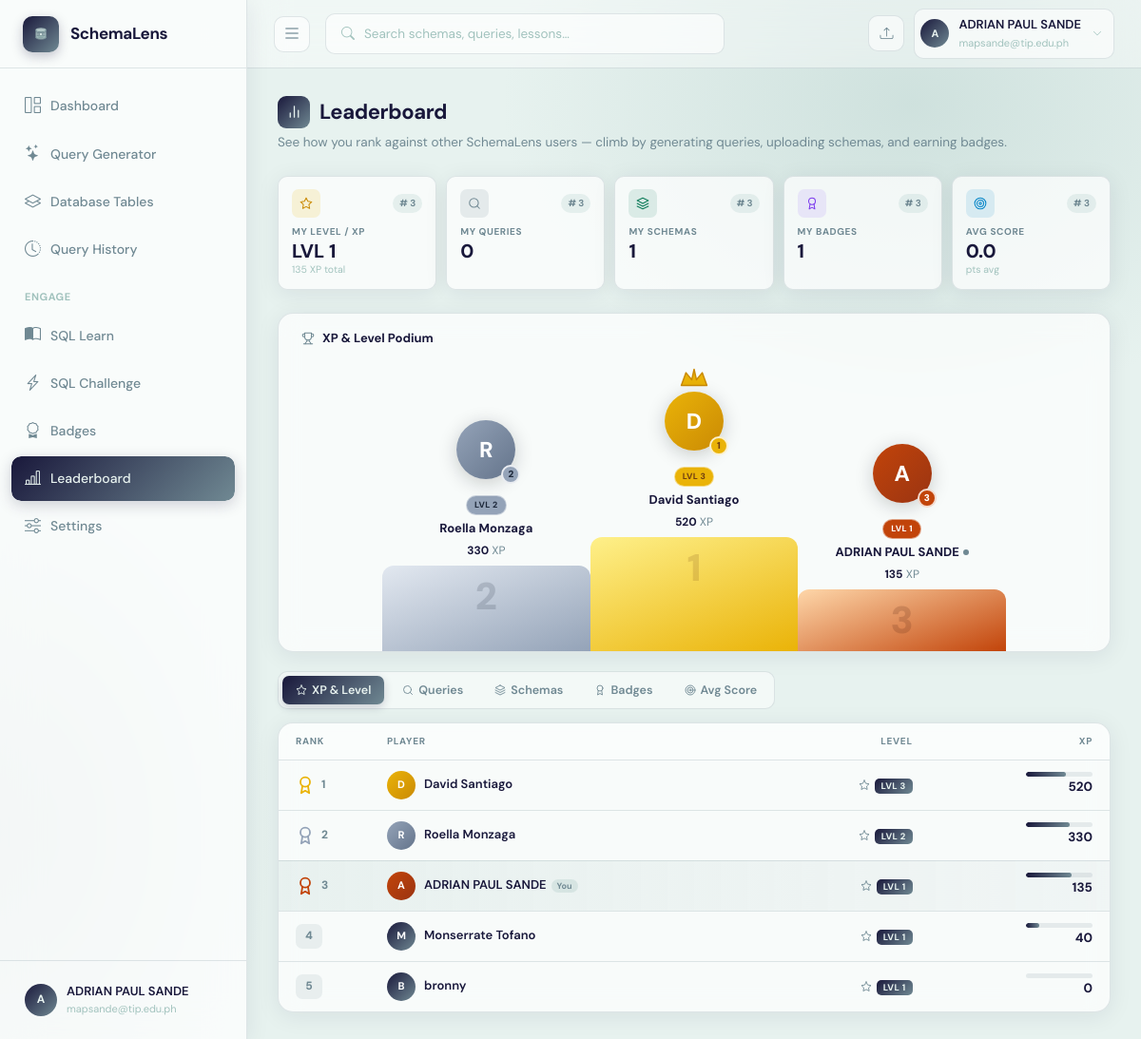
/leaderboard (signed in), run on the app's committed database.
### app.py (models this page shows)
class User(UserMixin, db.Model):
    __tablename__ = "users"
    id           = db.Column(db.Integer, primary_key=True)
    name         = db.Column(db.String(120), nullable=False)
    email        = db.Column(db.String(200), unique=True, nullable=False)
    password     = db.Column(db.String(256), nullable=False)
    company      = db.Column(db.String(120), default="")
    role         = db.Column(db.String(80), default="")
    gemini_key   = db.Column(db.String(256), default="")
    last_active   = db.Column(db.DateTime, nullable=True)
    streak_days  = db.Column(db.Integer, default=0)
    created_at   = db.Column(db.DateTime, default=datetime.datetime.utcnow)
    agreement_accepted = db.Column(db.Boolean, default=False)
    agreement_accepted_at = db.Column(db.DateTime, nullable=True)
    schemas      = db.relationship("SchemaUpload", backref="owner", lazy=True,
                                   cascade="all, delete-orphan")
    queries      = db.relationship("QueryHistory", backref="owner", lazy=True,
                                   cascade="all, delete-orphan")
    badges       = db.relationship("UserBadge", backref="user", lazy=True,
                                   cascade="all, delete-orphan")
    challenges   = db.relationship("ChallengeAttempt", backref="user", lazy=True,
                                   cascade="all, delete-orphan")

### app.py (the view)
@app.route("/leaderboard")
@login_required
def leaderboard():
    from sqlalchemy import func
    all_users = User.query.all()
    def user_stats(u):
        qc = QueryHistory.query.filter_by(user_id=u.id).count()
        sc = SchemaUpload.query.filter_by(user_id=u.id).count()
        bc = UserBadge.query.filter_by(user_id=u.id).count()
        attempts = ChallengeAttempt.query.filter_by(user_id=u.id).all()
        cc = len(attempts)
        scores = [a.score for a in attempts if a.score is not None]
        avg_score = round(sum(scores) / len(scores), 1) if scores else 0
        best_score = max(scores) if scores else 0
        streak = getattr(u, 'streak_days', 0) or 0
        xp = (bc * 100) + (qc * 5) + (sc * 20) + (cc * 15) + (streak * 10)
        level = max(1, xp // 200 + 1)
        return {
            "id": u.id, "name": u.name,
            "query_count": qc, "schema_count": sc,
            "badge_count": bc, "challenge_count": cc,
            "avg_score": avg_score, "best_score": best_score,
            "streak": streak, "xp": xp, "level": level,
        }
    all_stats = [user_stats(u) for u in all_users]
    top_xp      = sorted(all_stats, key=lambda r: r["xp"],          reverse=True)[:10]
    top_queries = sorted([r for r in all_stats if r["query_count"]  > 0], key=lambda r: r["query_count"],  reverse=True)[:10]
    top_schemas = sorted([r for r in all_stats if r["schema_count"] > 0], key=lambda r: r["schema_count"], reverse=True)[:10]
    top_badges  = sorted([r for r in all_stats if r["badge_count"]  > 0], key=lambda r: r["badge_count"],  reverse=True)[:10]
    top_scores  = sorted([r for r in all_stats if r["avg_score"]    > 0], key=lambda r: r["avg_score"],    reverse=True)[:10]
    me = next((r for r in all_stats if r["id"] == current_user.id), None)
    if me is None:
        me = user_stats(current_user)
    def my_rank(board):
        for i, r in enumerate(board):
            if r["id"] == current_user.id:
                return i + 1
        uid = current_user.id
        if board and "xp" in board[0]:
            full = sorted(all_stats, key=lambda r: r["xp"], reverse=True)
        elif board and "query_count" in board[0]:
            full = sorted(all_stats, key=lambda r: r["query_count"], reverse=True)
        elif board and "schema_count" in board[0]:
            full = sorted(all_stats, key=lambda r: r["schema_count"], reverse=True)
        elif board and "badge_count" in board[0]:
            full = sorted(all_stats, key=lambda r: r["badge_count"], reverse=True)
        else:
            full = sorted(all_stats, key=lambda r: r["avg_score"], reverse=True)
        for i, r in enumerate(full):
            if r["id"] == uid:
                return i + 1
        return None
    return render_template(
        "leaderboard.html",
        top_xp=top_xp,
        top_queries=top_queries,
        top_schemas=top_schemas,
        top_badges=top_badges,
        top_scores=top_scores,
        me=me,
        xp_rank=my_rank(top_xp),
        query_rank=my_rank(top_queries),
        schema_rank=my_rank(top_schemas),
        badge_rank=my_rank(top_badges),
        score_rank=my_rank(top_scores),
    )

### app.py (called while the page is built)
@login_manager.user_loader
def load_user(user_id):
    return db.session.get(User, int(user_id))

### templates/leaderboard.html (shortened to what this page needs)
{% extends "base.html" %}
{% block content %}
{% macro medal(rank) %}
{% if rank==1 %}<svg class="medal-ico" viewBox="0 0 24 24" fill="none" stroke="#eab308" stroke-width="2.2" stroke-linecap="round" stroke-linejoin="round"><circle cx="12" cy="8" r="6"/><path d="M15.477 12.89 17 22l-5-3-5 3 1.523-9.11"/></svg>
{% elif rank==2 %}<svg class="medal-ico" viewBox="0 0 24 24" fill="none" stroke="#94a3b8" stroke-width="2.2" stroke-linecap="round" stroke-linejoin="round"><circle cx="12" cy="8" r="6"/><path d="M15.477 12.89 17 22l-5-3-5 3 1.523-9.11"/></svg>
{% elif rank==3 %}<svg class="medal-ico" viewBox="0 0 24 24" fill="none" stroke="#c2440a" stroke-width="2.2" stroke-linecap="round" stroke-linejoin="round"><circle cx="12" cy="8" r="6"/><path d="M15.477 12.89 17 22l-5-3-5 3 1.523-9.11"/></svg>
{% endif %}
{% endmacro %}
{% macro av_class(rank, is_me) %}{{ 'av-gold' if rank==1 else ('av-silver' if rank==2 else ('av-bronze' if rank==3 else ('av-me' if is_me else 'av-default'))) }}{% endmacro %}
{% macro lb_table(rows, val_key, val_label, icon_name, extra_col=None, extra_key=None, extra_icon=None) %}
<div class="lb-card">
  {% if rows %}
  <table class="lb-table">
    <thead>
      <tr>
        <th style="width:72px">Rank</th>
        <th>Player</th>
        {% if extra_col %}<th class="th-r">{{ extra_col }}</th>{% endif %}
        <th class="th-r">{{ val_label }}</th>
      </tr>
    </thead>
    <tbody>
      {% for row in rows %}
      {% set is_me = row.id == current_user.id %}
      {% set r = loop.index %}
      <tr class="{{ 'is-me' if is_me }}">
        <td>
          <div class="rank-cell">
            {% if r <= 3 %}
              {{ medal(r) }}
              <span class="rank-num-label">{{ r }}</span>
            {% else %}
              <span class="rank-badge">{{ r }}</span>
            {% endif %}
          </div>
        </td>
        <td>
          <div class="row-user">
            <div class="row-av {{ av_class(r, is_me) }}">{{ row.name[0].upper() }}</div>
            <span class="row-name">{{ row.name }}{% if is_me %}<span class="you-tag">You</span>{% endif %}</span>
          </div>
        </td>
        {% if extra_col %}
        <td class="td-r">
          <div class="score-cell">
            {{ ico(extra_icon) | replace('viewBox','width="12" height="12" viewBox') | safe }}
            <span class="score-val">
              {% if extra_key == 'level' %}<span class="lvl-chip">LVL {{ row[extra_key] }}</span>
              {% else %}{{ row[extra_key] }}{% endif %}
            </span>
          </div>
        </td>
        {% endif %}
        <td class="td-r">
          {% if val_key == 'xp' %}
          <div class="xp-cell">
            <div class="xp-track">
              <div class="xp-fill" style="--xp-pct: {{ ((row.xp % 200) / 200 * 100)|round(0) }}%; width: var(--xp-pct);"></div>
            </div>
          </div>
            <span class="score-val">{{ row.xp }}</span>
          </div>
          {% else %}
          <div class="score-cell">
            {{ ico(icon_name) | replace('viewBox','width="12" height="12" viewBox') | safe }}
            <span class="score-val">{{ row[val_key] }}</span>
          </div>
          {% endif %}
        </td>
      </tr>
      {% endfor %}
    </tbody>
  </table>
  {% else %}
  <div class="lb-empty">
    {{ ico(icon_name) | replace('viewBox','width="36" height="36" viewBox') | safe }}
    <p>No data yet — start using SchemaLens to appear here!</p>
  </div>
  {% endif %}
</div>
{% endmacro %}
<div class="lb-page">
  <div class="lb-head fade-in">
    <h1>
      <span class="h-ico">{{ ico('chart') | replace('viewBox','width="17" height="17" viewBox') | safe }}</span>
      Leaderboard
    </h1>
    <p>See how you rank against other SchemaLens users — climb by generating queries, uploading schemas, and earning badges.</p>
  </div>
  {% if me %}
  <div class="my-strip fade-in fade-in-1">
    <div class="my-tile">
      <div class="my-tile-top">
        <div class="my-tile-ico mti-gold">{{ ico('star') | replace('viewBox','width="14" height="14" viewBox') | safe }}</div>
        {% if xp_rank %}<span class="rank-pill"># {{ xp_rank }}</span>{% endif %}
      </div>
      <div class="my-tile-lbl">My Level / XP</div>
      <div class="my-tile-val">LVL {{ me.level }}</div>
      <div class="my-tile-sub">{{ me.xp }} XP total</div>
    </div>
    <div class="my-tile">
      <div class="my-tile-top">
        <div class="my-tile-ico mti-teal">{{ ico('search') | replace('viewBox','width="14" height="14" viewBox') | safe }}</div>
        {% if query_rank %}<span class="rank-pill"># {{ query_rank }}</span>{% endif %}
      </div>
      <div class="my-tile-lbl">My Queries</div>
      <div class="my-tile-val">{{ me.query_count }}</div>
    </div>
    <div class="my-tile">
      <div class="my-tile-top">
        <div class="my-tile-ico mti-green">{{ ico('layers') | replace('viewBox','width="14" height="14" viewBox') | safe }}</div>
        {% if schema_rank %}<span class="rank-pill"># {{ schema_rank }}</span>{% endif %}
      </div>
      <div class="my-tile-lbl">My Schemas</div>
      <div class="my-tile-val">{{ me.schema_count }}</div>
    </div>
    <div class="my-tile">
      <div class="my-tile-top">
        <div class="my-tile-ico mti-purple">{{ ico('award') | replace('viewBox','width="14" height="14" viewBox') | safe }}</div>
        {% if badge_rank %}<span class="rank-pill"># {{ badge_rank }}</span>{% endif %}
      </div>
      <div class="my-tile-lbl">My Badges</div>
      <div class="my-tile-val">{{ me.badge_count }}</div>
    </div>
    <div class="my-tile">
      <div class="my-tile-top">
        <div class="my-tile-ico mti-blue">{{ ico('target') | replace('viewBox','width="14" height="14" viewBox') | safe }}</div>
        {% if score_rank %}<span class="rank-pill"># {{ score_rank }}</span>{% endif %}
      </div>
      <div class="my-tile-lbl">Avg Score</div>
      <div class="my-tile-val">{{ me.avg_score }}</div>
      <div class="my-tile-sub">pts avg</div>
    </div>
  </div>
  {% endif %}
  <div class="podium-card fade-in fade-in-1">
    <div class="podium-card-head">
      {{ ico('trophy') | replace('viewBox','width="14" height="14" viewBox') | safe }}
      <span id="podium-title">XP &amp; Level Podium</span>
    </div>
    <div class="podium-stage" id="podium-stage"></div>
  </div>
  <div class="lb-tabs fade-in fade-in-2">
    <button class="lb-tab active" onclick="switchTab(this,'xp')">
      {{ ico('star')   | replace('viewBox','width="12" height="12" viewBox') | safe }} XP &amp; Level
    </button>
    <button class="lb-tab" onclick="switchTab(this,'queries')">
      {{ ico('search') | replace('viewBox','width="12" height="12" viewBox') | safe }} Queries
    </button>
    <button class="lb-tab" onclick="switchTab(this,'schemas')">
      {{ ico('layers') | replace('viewBox','width="12" height="12" viewBox') | safe }} Schemas
    </button>
    <button class="lb-tab" onclick="switchTab(this,'badges')">
      {{ ico('award')  | replace('viewBox','width="12" height="12" viewBox') | safe }} Badges
    </button>
    <button class="lb-tab" onclick="switchTab(this,'scores')">
      {{ ico('target') | replace('viewBox','width="12" height="12" viewBox') | safe }} Avg Score
    </button>
  </div>
  <div class="tab-panel active" id="panel-xp">
    {{ lb_table(top_xp, 'xp', 'XP', 'star', extra_col='Level', extra_key='level', extra_icon='star') }}
{% endblock %}

### templates/base.html (shortened to what this page needs)
<!DOCTYPE html>
<html lang="en">
<head>
  <link href="https://cdn.jsdelivr.net/npm/bootstrap-icons@1.11.3/font/bootstrap-icons.css" rel="stylesheet">
  <link rel="stylesheet" href="https://cdnjs.cloudflare.com/ajax/libs/highlight.js/11.9.0/styles/github-dark.min.css">
</head>
<body>
{% if current_user.is_authenticated %}
<aside class="sidebar" id="appSidebar" aria-label="Main Navigation">
  <div class="sidebar-logo">
    <a href="{{ url_for('dashboard') }}">
      <div class="logo-icon">
      </div>
      <span class="logo-text">SchemaLens</span>
    </a>
  </div>
  <nav class="sidebar-nav">
    <a href="{{ url_for('dashboard') }}" class="nav-item {% if request.endpoint=='dashboard' %}active{% endif %}">
      <i class="bi bi-grid-1x2" aria-hidden="true"></i> <span>Dashboard</span>
    </a>
    <a href="{{ url_for('query_page') }}" class="nav-item {% if request.endpoint=='query_page' %}active{% endif %}">
      <i class="bi bi-stars" aria-hidden="true"></i> <span>Query Generator</span>
    </a>
    <a href="{{ url_for('schemas') }}" class="nav-item {% if request.endpoint in ['schemas','schema_detail'] %}active{% endif %}">
      <i class="bi bi-layers" aria-hidden="true"></i> <span>Database Tables</span>
    </a>
    <a href="{{ url_for('history') }}" class="nav-item {% if request.endpoint=='history' %}active{% endif %}">
      <i class="bi bi-clock-history" aria-hidden="true"></i> <span>Query History</span>
    </a>
    <div class="nav-section">Engage</div>
       <a href="{{ url_for('learn') }}" class="nav-item {% if request.endpoint=='learn' %}active{% endif %}">
      <i class="bi bi-book-half" aria-hidden="true"></i> <span>SQL Learn</span>
    </a>
    <a href="{{ url_for('challenge_page') }}" class="nav-item {% if request.endpoint=='challenge_page' %}active{% endif %}">
      <i class="bi bi-lightning-charge" aria-hidden="true"></i> <span>SQL Challenge</span>
    </a>
    <a href="{{ url_for('badges_page') }}"    class="nav-item {% if request.endpoint=='badges_page' %}active{% endif %}">
      <i class="bi bi-award" aria-hidden="true"></i> <span>Badges</span>
    </a>
    <a href="{{ url_for('leaderboard') }}"    class="nav-item {% if request.endpoint=='leaderboard' %}active{% endif %}">
      <i class="bi bi-bar-chart-line" aria-hidden="true"></i> <span>Leaderboard</span>
    </a>
    <a href="{{ url_for('settings') }}" class="nav-item {% if request.endpoint=='settings' %}active{% endif %}">
      <i class="bi bi-sliders" aria-hidden="true"></i> <span>Settings</span>
    </a>
  </nav>
  <div class="sidebar-footer">
    <div class="user-row" tabindex="0" aria-label="User Profile Summary">
      <div class="user-avatar">{{ current_user.name[0].upper() }}</div>
      <div>
        <div class="user-name">{{ current_user.name }}</div>
        <div class="user-email">{{ current_user.email[:26] }}{% if current_user.email|length > 26 %}…{% endif %}</div>
      </div>
    </div>
  </div>
</aside>
<header class="topbar">
  <button class="icon-btn" id="sidebarToggleBtn" onclick="toggleSidebar()" aria-label="Toggle Sidebar" aria-controls="appSidebar">
    <i class="bi bi-list" style="font-size: 20px;"></i>
  </button>
<div class="search-box" style="position:relative;" id="searchBoxWrapper">
    <i class="bi bi-search" aria-hidden="true" id="searchIcon"></i>
    <input
      type="text"
      id="globalSearchInput"
      placeholder="Search schemas, queries, lessons…"
      autocomplete="off"
      autocorrect="off"
      spellcheck="false"
      aria-label="Global Search"
      aria-autocomplete="list"
      aria-controls="searchDropdown"
      aria-expanded="false"
      role="combobox"
    >
  </div>
  <div class="topbar-right">
    <a href="{{ url_for('schemas') }}" class="icon-btn" title="Upload Schema" aria-label="Upload Schema"><i class="bi bi-upload"></i></a>
    <div class="user-dropdown-wrapper">
      <div class="topbar-user" id="topbarUserBtn" tabindex="0" role="button" aria-haspopup="true" aria-expanded="false" aria-label="User Menu">
        <div class="user-avatar" style="width:30px;height:30px;font-size:11px;">{{ current_user.name[0].upper() }}</div>
        <div>
          <div class="name">{{ current_user.name }}</div>
          <div class="email">{{ current_user.email[:22] }}{% if current_user.email|length>22 %}…{% endif %}</div>
        </div>
        <i class="bi bi-chevron-down" style="font-size:10px;color:var(--text-xs);margin-left:2px;" aria-hidden="true"></i>
      </div>
    </div>
  </div>
</header>
<div class="main">
  <div class="page">
    {% block content %}{% endblock %}
{% else %}
{% block auth_content %}{% endblock %}
{% endif %}
</body>
</html>

### data on the page
User: name "A", name "ADRIAN PAUL SANDE", email "mapsande@tip.edu.ph", r "3", shows "You", row "1", {{ ((row.xp % 200) / 200 * 100)|round(0) }} 68.0 (drawn), xp "135"
User: r "1", name "D", name "David Santiago", id "3", {{ ((row.xp % 200) / 200 * 100)|round(0) }} 60.0 (drawn), xp "520"
User: r "2", name "R", name "Roella Monzaga", row "2", {{ ((row.xp % 200) / 200 * 100)|round(0) }} 65.0 (drawn), xp "330"
User: r "4", name "M", name "Monserrate Tofano", agreement_accepted "1", {{ ((row.xp % 200) / 200 * 100)|round(0) }} 20.0 (drawn), xp "40"
User: r "5", name "B", name "bronny", agreement_accepted "1", xp "0"

### other printed values
{{ xp_rank }} "3"
{{ me.level }} "1"
{{ me.xp }} "135"
{{ query_rank }} "3"
{{ me.query_count }} "0"
{{ schema_rank }} "3"
{{ me.schema_count }} "1"
{{ badge_rank }} "3"
{{ me.badge_count }} "1"
{{ score_rank }} "3"
{{ me.avg_score }} "0.0"
{{ extra_col }} "LEVEL"
{{ val_label }} "XP"
